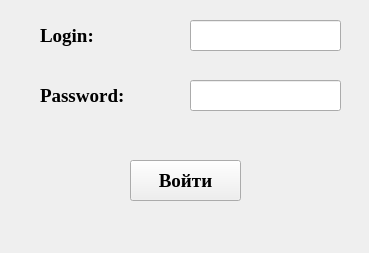
<?xml version="1.0" encoding="UTF-8"?>
<ui version="4.0">
 <class>Login</class>
 <widget class="QMainWindow" name="Login">
  <property name="geometry">
   <rect>
    <x>0</x>
    <y>0</y>
    <width>369</width>
    <height>253</height>
   </rect>
  </property>
  <property name="maximumSize">
   <size>
    <width>369</width>
    <height>253</height>
   </size>
  </property>
  <property name="windowTitle">
   <string>Login</string>
  </property>
  <widget class="QWidget" name="centralwidget">
   <widget class="QLineEdit" name="lineEdit">
    <property name="geometry">
     <rect>
      <x>190</x>
      <y>20</y>
      <width>151</width>
      <height>31</height>
     </rect>
    </property>
    <property name="maximumSize">
     <size>
      <width>100000</width>
      <height>10000</height>
     </size>
    </property>
    <property name="font">
     <font>
      <family>Times New Roman</family>
      <pointsize>12</pointsize>
      <weight>75</weight>
      <bold>true</bold>
     </font>
    </property>
   </widget>
   <widget class="QLabel" name="label">
    <property name="geometry">
     <rect>
      <x>40</x>
      <y>20</y>
      <width>81</width>
      <height>31</height>
     </rect>
    </property>
    <property name="font">
     <font>
      <family>Times New Roman</family>
      <pointsize>14</pointsize>
      <weight>75</weight>
      <bold>true</bold>
     </font>
    </property>
    <property name="text">
     <string>Login:</string>
    </property>
   </widget>
   <widget class="QLabel" name="label_2">
    <property name="geometry">
     <rect>
      <x>40</x>
      <y>80</y>
      <width>111</width>
      <height>31</height>
     </rect>
    </property>
    <property name="font">
     <font>
      <family>Times New Roman</family>
      <pointsize>14</pointsize>
      <weight>75</weight>
      <bold>true</bold>
     </font>
    </property>
    <property name="text">
     <string>Password:</string>
    </property>
   </widget>
   <widget class="QLineEdit" name="lineEdit_2">
    <property name="geometry">
     <rect>
      <x>190</x>
      <y>80</y>
      <width>151</width>
      <height>31</height>
     </rect>
    </property>
    <property name="font">
     <font>
      <family>Times New Roman</family>
      <pointsize>12</pointsize>
      <weight>50</weight>
      <bold>false</bold>
     </font>
    </property>
    <property name="frame">
     <bool>true</bool>
    </property>
    <property name="echoMode">
     <enum>QLineEdit::Password</enum>
    </property>
   </widget>
   <widget class="QPushButton" name="pushButton">
    <property name="geometry">
     <rect>
      <x>130</x>
      <y>160</y>
      <width>111</width>
      <height>41</height>
     </rect>
    </property>
    <property name="font">
     <font>
      <family>Times New Roman</family>
      <pointsize>14</pointsize>
      <weight>75</weight>
      <bold>true</bold>
     </font>
    </property>
    <property name="text">
     <string>Войти</string>
    </property>
   </widget>
  </widget>
 </widget>
 <resources/>
 <connections/>
</ui>
